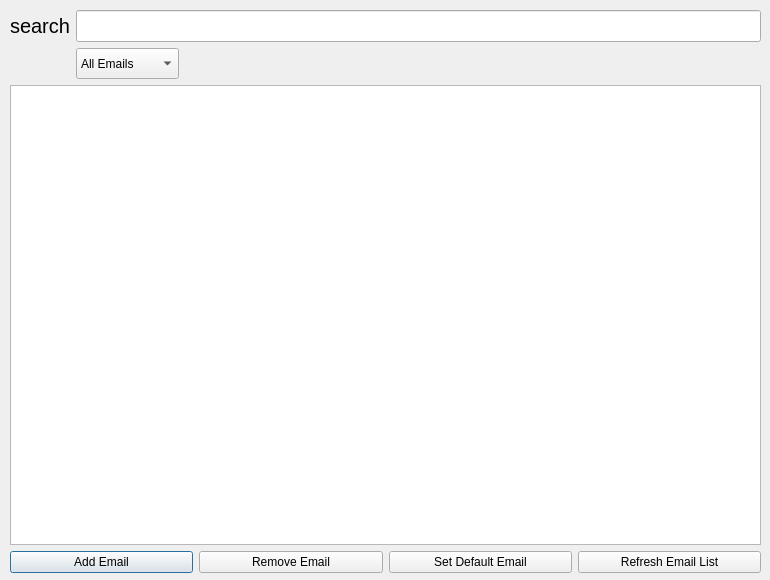
<?xml version="1.0" encoding="UTF-8"?>
<ui version="4.0">
 <class>Dialog</class>
 <widget class="QDialog" name="Dialog">
  <property name="geometry">
   <rect>
    <x>0</x>
    <y>0</y>
    <width>770</width>
    <height>580</height>
   </rect>
  </property>
  <property name="minimumSize">
   <size>
    <width>770</width>
    <height>580</height>
   </size>
  </property>
  <property name="maximumSize">
   <size>
    <width>770</width>
    <height>580</height>
   </size>
  </property>
  <property name="windowTitle">
   <string>Email Control Panel</string>
  </property>
  <widget class="QWidget" name="verticalLayoutWidget">
   <property name="geometry">
    <rect>
     <x>10</x>
     <y>10</y>
     <width>751</width>
     <height>563</height>
    </rect>
   </property>
   <layout class="QVBoxLayout" name="verticalLayout">
    <item>
     <layout class="QFormLayout" name="formLayout">
      <item row="1" column="0">
       <widget class="QLabel" name="label">
        <property name="font">
         <font>
          <pointsize>15</pointsize>
         </font>
        </property>
        <property name="text">
         <string>search</string>
        </property>
       </widget>
      </item>
      <item row="1" column="1">
       <widget class="QLineEdit" name="line_edit_search">
        <property name="font">
         <font>
          <pointsize>15</pointsize>
         </font>
        </property>
       </widget>
      </item>
      <item row="3" column="0" colspan="2">
       <widget class="QTableWidget" name="table_wdget_email_list">
        <property name="minimumSize">
         <size>
          <width>0</width>
          <height>460</height>
         </size>
        </property>
        <property name="maximumSize">
         <size>
          <width>16777215</width>
          <height>460</height>
         </size>
        </property>
       </widget>
      </item>
      <item row="4" column="0" colspan="2">
       <layout class="QHBoxLayout" name="horizontalLayout">
        <item>
         <widget class="QPushButton" name="btn_add_email">
          <property name="text">
           <string>Add Email</string>
          </property>
         </widget>
        </item>
        <item>
         <widget class="QPushButton" name="btn_remove_email">
          <property name="text">
           <string>Remove Email</string>
          </property>
         </widget>
        </item>
        <item>
         <widget class="QPushButton" name="btn_set_default_email">
          <property name="text">
           <string>Set Default Email</string>
          </property>
         </widget>
        </item>
        <item>
         <widget class="QPushButton" name="btn_refresh_email_list">
          <property name="text">
           <string>Refresh Email List</string>
          </property>
         </widget>
        </item>
       </layout>
      </item>
      <item row="2" column="1">
       <widget class="QComboBox" name="combo_box_email_default">
        <property name="maximumSize">
         <size>
          <width>103</width>
          <height>50</height>
         </size>
        </property>
        <item>
         <property name="text">
          <string>All Emails</string>
         </property>
        </item>
        <item>
         <property name="text">
          <string>Email Default</string>
         </property>
        </item>
        <item>
         <property name="text">
          <string>Not Default</string>
         </property>
        </item>
       </widget>
      </item>
     </layout>
    </item>
   </layout>
  </widget>
 </widget>
 <resources/>
 <connections/>
</ui>
